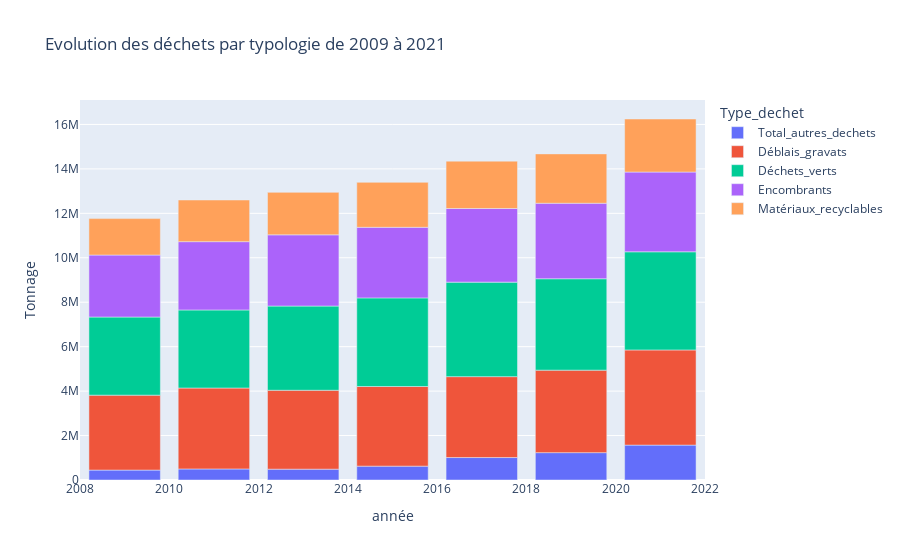
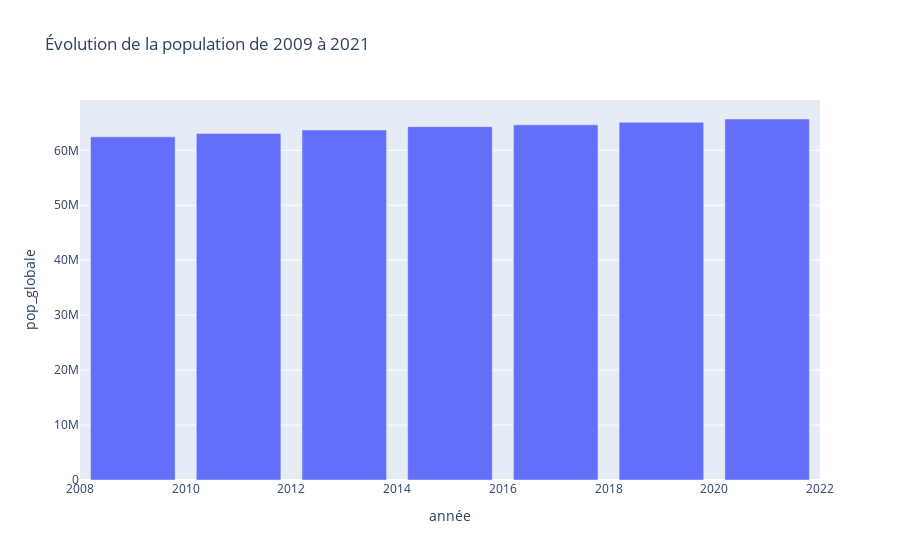
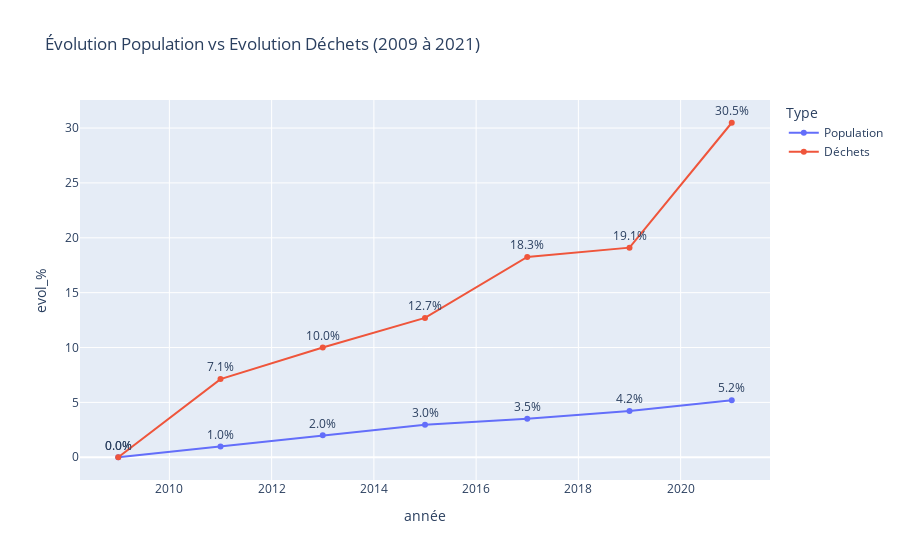
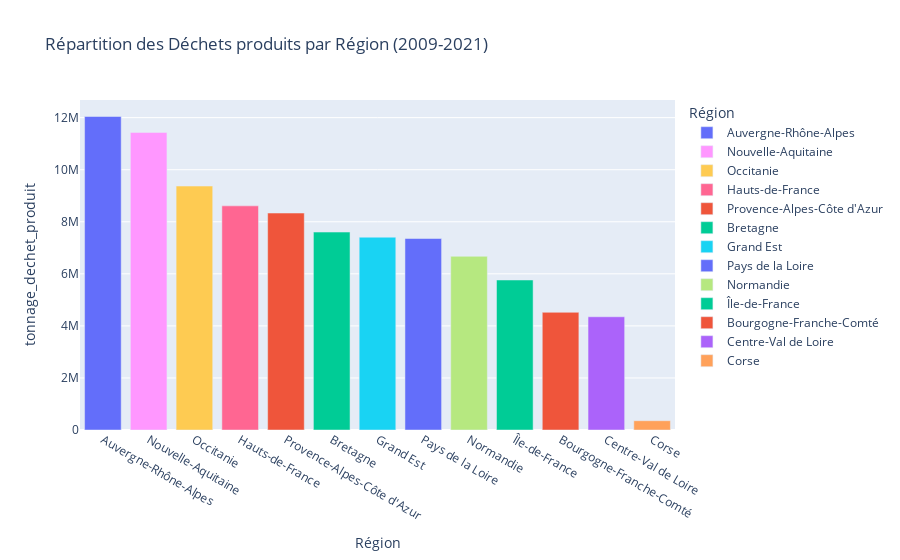

Notebook cell for these charts, in order:
### Code cell
# Analyse évolution des déchets 
print("--- Evolution des Déchets --- \n")
# Variables col_typologes  
cat_dechets = [
    "Total_autres_dechets",
    "Déblais_gravats",
    "Déchets_verts",
    "Encombrants",
    "Matériaux_recyclables"
]
# Visualisation Tonnage total par année par typo de déchets
df_année = df.groupby("année")[cat_dechets].sum().reset_index()
display(df_année.head(7))

# visu graph avec plotly (mettre au format long avant graph)
# format long du df_année
df_année_long=df_année.melt(
    id_vars="année",
    value_vars=cat_dechets,
    var_name="Type_dechet",
    value_name='Tonnage'
)
display(df_année_long.head(15))

#graph bar evolution des typologie de déchets en 12 ans (2009 à 2021)
fig=px.bar(
    df_année_long,
    x='année',
    y='Tonnage',
    color='Type_dechet',
    title='Evolution des déchets par typologie de 2009 à 2021'
)
fig.show()

# Analyse evolution population
print("--- Evolution de la Population --- \n")
# visu plotly
total_par_annee = df.groupby("année",as_index=False)["pop_globale"].sum()# Somme globale par année

fig = px.bar(
    total_par_annee,
    x="année",
    y="pop_globale",
    title="Évolution de la population de 2009 à 2021",
)
fig.show()

# Comparaison évolution des déchets et evolution population
print("--- Evolution des Déchets vs Evolution de la population (2009 à 2021) --- \n")

pop_total = df.groupby("année")["pop_globale"].sum().reset_index()
pop_total["evol_%"] = (pop_total["pop_globale"] - pop_total["pop_globale"].iloc[0]) / pop_total["pop_globale"].iloc[0] * 100 # ilo[0] valeur de ref 2009 = 0%
pop_total["Type"] = "Population"

dechets_total = df.groupby("année")["tonnage_dechet_produit"].sum().reset_index()
dechets_total["evol_%"] = (dechets_total["tonnage_dechet_produit"] - dechets_total["tonnage_dechet_produit"].iloc[0]) / dechets_total["tonnage_dechet_produit"].iloc[0] * 100
dechets_total["Type"] = "Déchets"

df_comparaison = pd.concat([pop_total[["année", "evol_%", "Type"]], 
                     dechets_total[["année", "evol_%", "Type"]]])# Fusion des 2 DataFrames

#visu plotly
df_comparaison['evol_text'] = df_comparaison['evol_%'].round(1).astype(str) + '%'

fig = px.line(
    df_comparaison,
    x="année",
    y="evol_%",
    color="Type",
    markers=True,
    text="evol_text",
    title="Évolution Population vs Evolution Déchets (2009 à 2021)"
)
fig.update_traces(textposition="top center")# Positionner le texte au-dessus des points
fig.show()

# Analyse déchets/Région vs population/déchets
# Extraire la liste des régions
regions = df['Région'].unique()
regions_sorted = sorted(regions)  # optionnel, juste pour l'ordre

# Créer une palette de couleurs (ici 13 couleurs avec Plotly)
palette = px.colors.qualitative.Plotly  # ou "D3", "Set3", etc.
color_map = {region: palette[i % len(palette)] for i, region in enumerate(regions_sorted)}

# visu déchets par region 
print("--- Répartition des Déchets par Région ---\n")
df_region_dechets = df.groupby("Région")["tonnage_dechet_produit"].sum().reset_index()
df_region_dechets_sorted = df_region_dechets.sort_values(by="tonnage_dechet_produit", ascending=False)

fig1 = px.bar(
    df_region_dechets_sorted,
    x="Région",
    y="tonnage_dechet_produit",
    color="Région",
    color_discrete_map=color_map,
    title="Répartition des Déchets produits par Région (2009-2021)"
)
fig1.show()

# Visu population par région 
print("--- Répartition de la Population par Région ---\n")
df_region_pop = df.groupby("Région")["pop_globale"].sum().reset_index()
df_region_pop_sorted = df_region_pop.sort_values(by="pop_globale", ascending=False)

fig2 = px.bar(
    df_region_pop_sorted,
    x="Région",
    y="pop_globale",
    color="Région",
    color_discrete_map=color_map,
    title="Répartition de la Population par Région (2009-2021)"
)
fig2.show()
print("Lorsque l’on compare la production de déchets à la population par région, on observe que la relation n’est pas linéaire.\nCertaines régions, comme Auvergne-Rhône-Alpes, Occitanie ou Bretagne, présentent une production de déchets plus élevée\n que ce que leur poids démographique. À l’inverse, l’Île-de-France se distingue par une production de déchets relativement faible\nau regard de sa population.\n")

# Tonnage par type de déchets
print("--- Répartition par typologie de Déchets ---\n")

df_année_type = df_année_long.groupby("Type_dechet")['Tonnage'].sum().reset_index()
df_année_type_sorted = df_année_type.sort_values(by='Tonnage', ascending=False)

fig=px.bar(
    df_année_type_sorted,
    x='Type_dechet',
    y='Tonnage',
    title= 'Répartition typologie de déchets de 2009 à 2021'
)
fig.show()

### Figure 1 — Plotly figure (JSON) as saved in the notebook; plotly's stock layout.template omitted (floating-point values rounded to 4 significant figures)
{"data": [{"alignmentgroup": "True", "hovertemplate": "Type_dechet=Total_autres_dechets<br>année=%{x}<br>Tonnage=%{y}<extra></extra>", "legendgroup": "Total_autres_dechets", "marker": {"color": "#636efa", "pattern": {"shape": ""}}, "name": "Total_autres_dechets", "offsetgroup": "Total_autres_dechets", "orientation": "v", "showlegend": true, "textposition": "auto", "type": "bar", "x": [2009, 2011, 2013, 2015, 2017, 2019, 2021], "xaxis": "x", "y": [446032, 497163, 487254, 623492, 1010772, 1231419, 1569542], "yaxis": "y"}, {"alignmentgroup": "True", "hovertemplate": "Type_dechet=Déblais_gravats<br>année=%{x}<br>Tonnage=%{y}<extra></extra>", "legendgroup": "Déblais_gravats", "marker": {"color": "#EF553B", "pattern": {"shape": ""}}, "name": "Déblais_gravats", "offsetgroup": "Déblais_gravats", "orientation": "v", "showlegend": true, "textposition": "auto", "type": "bar", "x": [2009, 2011, 2013, 2015, 2017, 2019, 2021], "xaxis": "x", "y": [3372112, 3642704, 3551432, 3584449, 3640751, 3711769, 4283270], "yaxis": "y"}, {"alignmentgroup": "True", "hovertemplate": "Type_dechet=Déchets_verts<br>année=%{x}<br>Tonnage=%{y}<extra></extra>", "legendgroup": "Déchets_verts", "marker": {"color": "#00cc96", "pattern": {"shape": ""}}, "name": "Déchets_verts", "offsetgroup": "Déchets_verts", "orientation": "v", "showlegend": true, "textposition": "auto", "type": "bar", "x": [2009, 2011, 2013, 2015, 2017, 2019, 2021], "xaxis": "x", "y": [3515732, 3511923, 3789432, 3987844, 4252304, 4113623, 4416866], "yaxis": "y"}, {"alignmentgroup": "True", "hovertemplate": "Type_dechet=Encombrants<br>année=%{x}<br>Tonnage=%{y}<extra></extra>", "legendgroup": "Encombrants", "marker": {"color": "#ab63fa", "pattern": {"shape": ""}}, "name": "Encombrants", "offsetgroup": "Encombrants", "orientation": "v", "showlegend": true, "textposition": "auto", "type": "bar", "x": [2009, 2011, 2013, 2015, 2017, 2019, 2021], "xaxis": "x", "y": [2789468, 3073832, 3204956, 3174956, 3313959, 3397371, 3588230], "yaxis": "y"}, {"alignmentgroup": "True", "hovertemplate": "Type_dechet=Matériaux_recyclables<br>année=%{x}<br>Tonnage=%{y}<extra></extra>", "legendgroup": "Matériaux_recyclables", "marker": {"color": "#FFA15A", "pattern": {"shape": ""}}, "name": "Matériaux_recyclables", "offsetgroup": "Matériaux_recyclables", "orientation": "v", "showlegend": true, "textposition": "auto", "type": "bar", "x": [2009, 2011, 2013, 2015, 2017, 2019, 2021], "xaxis": "x", "y": [1638879, 1874614, 1910526, 2024770, 2131285, 2221061, 2387473], "yaxis": "y"}], "layout": {"barmode": "relative", "legend": {"title": {"text": "Type_dechet"}, "tracegroupgap": 0}, "title": {"text": "Evolution des déchets par typologie de 2009 à 2021"}, "xaxis": {"anchor": "y", "domain": [0, 1], "title": {"text": "année"}}, "yaxis": {"anchor": "x", "domain": [0, 1], "title": {"text": "Tonnage"}}}}

### Figure 2 — Plotly figure (JSON) as saved in the notebook; plotly's stock layout.template omitted (floating-point values rounded to 4 significant figures)
{"data": [{"alignmentgroup": "True", "hovertemplate": "année=%{x}<br>pop_globale=%{y}<extra></extra>", "legendgroup": "", "marker": {"color": "#636efa", "pattern": {"shape": ""}}, "name": "", "offsetgroup": "", "orientation": "v", "showlegend": false, "textposition": "auto", "type": "bar", "x": [2009, 2011, 2013, 2015, 2017, 2019, 2021], "xaxis": "x", "y": [62452434, 63069590, 63697705, 64300838, 64638004, 65091689, 65696956], "yaxis": "y"}], "layout": {"barmode": "relative", "legend": {"tracegroupgap": 0}, "title": {"text": "Évolution de la population de 2009 à 2021"}, "xaxis": {"anchor": "y", "domain": [0, 1], "title": {"text": "année"}}, "yaxis": {"anchor": "x", "domain": [0, 1], "title": {"text": "pop_globale"}}}}

### Figure 3 — Plotly figure (JSON) as saved in the notebook; plotly's stock layout.template omitted (floating-point values rounded to 4 significant figures)
{"data": [{"hovertemplate": "Type=Population<br>année=%{x}<br>evol_%=%{y}<br>evol_text=%{text}<extra></extra>", "legendgroup": "Population", "line": {"color": "#636efa", "dash": "solid"}, "marker": {"symbol": "circle"}, "mode": "lines+markers+text", "name": "Population", "orientation": "v", "showlegend": true, "text": ["0.0%", "1.0%", "2.0%", "3.0%", "3.5%", "4.2%", "5.2%"], "textposition": "top center", "type": "scatter", "x": [2009, 2011, 2013, 2015, 2017, 2019, 2021], "xaxis": "x", "y": [0, 0.9882, 1.994, 2.96, 3.5, 4.226, 5.195], "yaxis": "y"}, {"hovertemplate": "Type=Déchets<br>année=%{x}<br>evol_%=%{y}<br>evol_text=%{text}<extra></extra>", "legendgroup": "Déchets", "line": {"color": "#EF553B", "dash": "solid"}, "marker": {"symbol": "circle"}, "mode": "lines+markers+text", "name": "Déchets", "orientation": "v", "showlegend": true, "text": ["0.0%", "7.1%", "10.0%", "12.7%", "18.3%", "19.1%", "30.5%"], "textposition": "top center", "type": "scatter", "x": [2009, 2011, 2013, 2015, 2017, 2019, 2021], "xaxis": "x", "y": [0, 7.123, 9.995, 12.7, 18.26, 19.1, 30.48], "yaxis": "y"}], "layout": {"legend": {"title": {"text": "Type"}, "tracegroupgap": 0}, "title": {"text": "Évolution Population vs Evolution Déchets (2009 à 2021)"}, "xaxis": {"anchor": "y", "domain": [0, 1], "title": {"text": "année"}}, "yaxis": {"anchor": "x", "domain": [0, 1], "title": {"text": "evol_%"}}}}

### Figure 4 — Plotly figure (JSON) as saved in the notebook; plotly's stock layout.template omitted (floating-point values rounded to 4 significant figures)
{"data": [{"alignmentgroup": "True", "hovertemplate": "Région=%{x}<br>tonnage_dechet_produit=%{y}<extra></extra>", "legendgroup": "Auvergne-Rhône-Alpes", "marker": {"color": "#636EFA", "pattern": {"shape": ""}}, "name": "Auvergne-Rhône-Alpes", "offsetgroup": "Auvergne-Rhône-Alpes", "orientation": "v", "showlegend": true, "textposition": "auto", "type": "bar", "x": ["Auvergne-Rhône-Alpes"], "xaxis": "x", "y": [12043725], "yaxis": "y"}, {"alignmentgroup": "True", "hovertemplate": "Région=%{x}<br>tonnage_dechet_produit=%{y}<extra></extra>", "legendgroup": "Nouvelle-Aquitaine", "marker": {"color": "#FF97FF", "pattern": {"shape": ""}}, "name": "Nouvelle-Aquitaine", "offsetgroup": "Nouvelle-Aquitaine", "orientation": "v", "showlegend": true, "textposition": "auto", "type": "bar", "x": ["Nouvelle-Aquitaine"], "xaxis": "x", "y": [11432235], "yaxis": "y"}, {"alignmentgroup": "True", "hovertemplate": "Région=%{x}<br>tonnage_dechet_produit=%{y}<extra></extra>", "legendgroup": "Occitanie", "marker": {"color": "#FECB52", "pattern": {"shape": ""}}, "name": "Occitanie", "offsetgroup": "Occitanie", "orientation": "v", "showlegend": true, "textposition": "auto", "type": "bar", "x": ["Occitanie"], "xaxis": "x", "y": [9371700], "yaxis": "y"}, {"alignmentgroup": "True", "hovertemplate": "Région=%{x}<br>tonnage_dechet_produit=%{y}<extra></extra>", "legendgroup": "Hauts-de-France", "marker": {"color": "#FF6692", "pattern": {"shape": ""}}, "name": "Hauts-de-France", "offsetgroup": "Hauts-de-France", "orientation": "v", "showlegend": true, "textposition": "auto", "type": "bar", "x": ["Hauts-de-France"], "xaxis": "x", "y": [8610505], "yaxis": "y"}, {"alignmentgroup": "True", "hovertemplate": "Région=%{x}<br>tonnage_dechet_produit=%{y}<extra></extra>", "legendgroup": "Provence-Alpes-Côte d'Azur", "marker": {"color": "#EF553B", "pattern": {"shape": ""}}, "name": "Provence-Alpes-Côte d'Azur", "offsetgroup": "Provence-Alpes-Côte d'Azur", "orientation": "v", "showlegend": true, "textposition": "auto", "type": "bar", "x": ["Provence-Alpes-Côte d'Azur"], "xaxis": "x", "y": [8334916], "yaxis": "y"}, {"alignmentgroup": "True", "hovertemplate": "Région=%{x}<br>tonnage_dechet_produit=%{y}<extra></extra>", "legendgroup": "Bretagne", "marker": {"color": "#00CC96", "pattern": {"shape": ""}}, "name": "Bretagne", "offsetgroup": "Bretagne", "orientation": "v", "showlegend": true, "textposition": "auto", "type": "bar", "x": ["Bretagne"], "xaxis": "x", "y": [7603837], "yaxis": "y"}, {"alignmentgroup": "True", "hovertemplate": "Région=%{x}<br>tonnage_dechet_produit=%{y}<extra></extra>", "legendgroup": "Grand Est", "marker": {"color": "#19D3F3", "pattern": {"shape": ""}}, "name": "Grand Est", "offsetgroup": "Grand Est", "orientation": "v", "showlegend": true, "textposition": "auto", "type": "bar", "x": ["Grand Est"], "xaxis": "x", "y": [7407371], "yaxis": "y"}, {"alignmentgroup": "True", "hovertemplate": "Région=%{x}<br>tonnage_dechet_produit=%{y}<extra></extra>", "legendgroup": "Pays de la Loire", "marker": {"color": "#636EFA", "pattern": {"shape": ""}}, "name": "Pays de la Loire", "offsetgroup": "Pays de la Loire", "orientation": "v", "showlegend": true, "textposition": "auto", "type": "bar", "x": ["Pays de la Loire"], "xaxis": "x", "y": [7356315], "yaxis": "y"}, {"alignmentgroup": "True", "hovertemplate": "Région=%{x}<br>tonnage_dechet_produit=%{y}<extra></extra>", "legendgroup": "Normandie", "marker": {"color": "#B6E880", "pattern": {"shape": ""}}, "name": "Normandie", "offsetgroup": "Normandie", "orientation": "v", "showlegend": true, "textposition": "auto", "type": "bar", "x": ["Normandie"], "xaxis": "x", "y": [6672204], "yaxis": "y"}, {"alignmentgroup": "True", "hovertemplate": "Région=%{x}<br>tonnage_dechet_produit=%{y}<extra></extra>", "legendgroup": "Île-de-France", "marker": {"color": "#00CC96", "pattern": {"shape": ""}}, "name": "Île-de-France", "offsetgroup": "Île-de-France", "orientation": "v", "showlegend": true, "textposition": "auto", "type": "bar", "x": ["Île-de-France"], "xaxis": "x", "y": [5763028], "yaxis": "y"}, {"alignmentgroup": "True", "hovertemplate": "Région=%{x}<br>tonnage_dechet_produit=%{y}<extra></extra>", "legendgroup": "Bourgogne-Franche-Comté", "marker": {"color": "#EF553B", "pattern": {"shape": ""}}, "name": "Bourgogne-Franche-Comté", "offsetgroup": "Bourgogne-Franche-Comté", "orientation": "v", "showlegend": true, "textposition": "auto", "type": "bar", "x": ["Bourgogne-Franche-Comté"], "xaxis": "x", "y": [4521154], "yaxis": "y"}, {"alignmentgroup": "True", "hovertemplate": "Région=%{x}<br>tonnage_dechet_produit=%{y}<extra></extra>", "legendgroup": "Centre-Val de Loire", "marker": {"color": "#AB63FA", "pattern": {"shape": ""}}, "name": "Centre-Val de Loire", "offsetgroup": "Centre-Val de Loire", "orientation": "v", "showlegend": true, "textposition": "auto", "type": "bar", "x": ["Centre-Val de Loire"], "xaxis": "x", "y": [4349441], "yaxis": "y"}, {"alignmentgroup": "True", "hovertemplate": "Région=%{x}<br>tonnage_dechet_produit=%{y}<extra></extra>", "legendgroup": "Corse", "marker": {"color": "#FFA15A", "pattern": {"shape": ""}}, "name": "Corse", "offsetgroup": "Corse", "orientation": "v", "showlegend": true, "textposition": "auto", "type": "bar", "x": ["Corse"], "xaxis": "x", "y": [356456], "yaxis": "y"}], "layout": {"barmode": "relative", "legend": {"title": {"text": "Région"}, "tracegroupgap": 0}, "title": {"text": "Répartition des Déchets produits par Région (2009-2021)"}, "xaxis": {"anchor": "y", "categoryarray": ["Auvergne-Rhône-Alpes", "Nouvelle-Aquitaine", "Occitanie", "Hauts-de-France", "Provence-Alpes-Côte d'Azur", "Bretagne", "Grand Est", "Pays de la Loire", "Normandie", "Île-de-France", "Bourgogne-Franche-Comté", "Centre-Val de Loire", "Corse"], "categoryorder": "array", "domain": [0, 1], "title": {"text": "Région"}}, "yaxis": {"anchor": "x", "domain": [0, 1], "title": {"text": "tonnage_dechet_produit"}}}}
